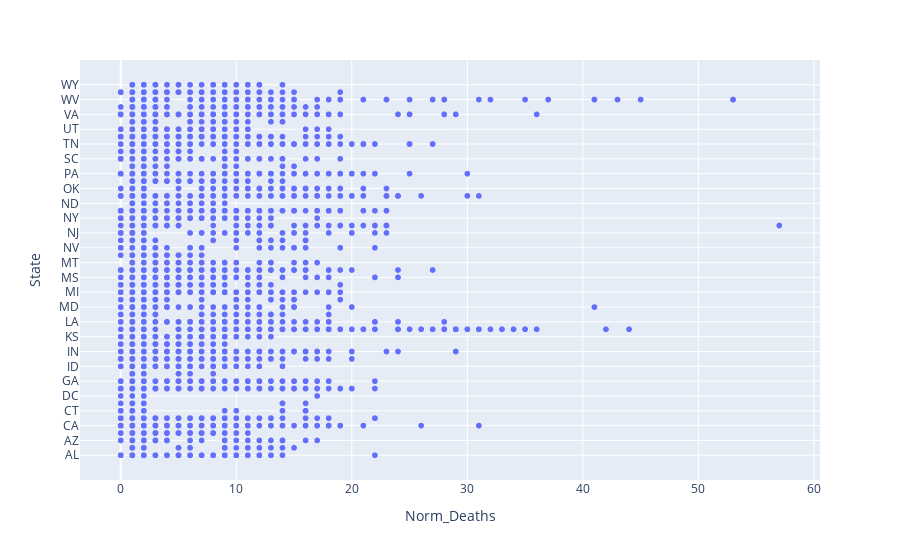

Here is the notebook cell this chart was saved with:
### Markdown cell above
### Plotting Normalized Mortality against State

### Code cell
fig = px.scatter(df_superdataset, x="Norm_Deaths", y="State")
fig.show()

### Figure 1 — Plotly figure (JSON) as saved in the notebook; plotly's stock layout.template omitted (floating-point values rounded to 4 significant figures; data arrays with more than 128 entries replaced by an {"elided": "..."} marker saying what was removed)
{"data": [{"hovertemplate": "Norm_Deaths=%{x}<br>State=%{y}<extra></extra>", "legendgroup": "", "marker": {"color": "#636efa", "symbol": "circle"}, "mode": "markers", "name": "", "showlegend": false, "type": "scattergl", "x": {"elided": "5538 int values"}, "xaxis": "x", "y": {"elided": "5538 str values"}, "yaxis": "y"}], "layout": {"legend": {"tracegroupgap": 0}, "margin": {"t": 60}, "xaxis": {"anchor": "y", "domain": [0, 1], "title": {"text": "Norm_Deaths"}}, "yaxis": {"anchor": "x", "domain": [0, 1], "title": {"text": "State"}}}}
